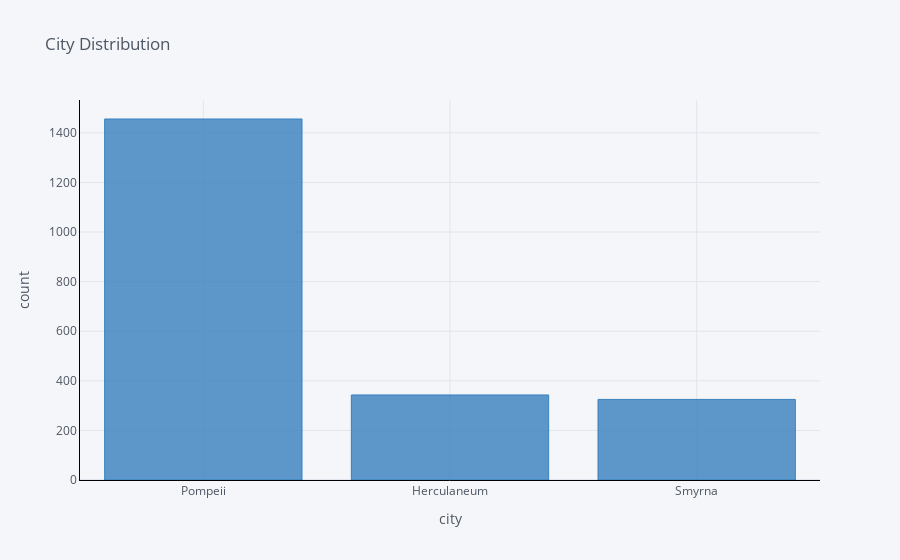

Source (notebook cell):
### Code cell
df['insula.city.name'].value_counts().iplot(
    kind='bar',
    xTitle='city',
    colors='blue',
    linecolor='black',
    yTitle='count',
    opacity = 0.8,
    title='City Distribution')

### Figure 1 — Plotly figure (JSON) as saved in the notebook; plotly's stock layout.template omitted (floating-point values rounded to 4 significant figures)
{"data": [{"marker": {"color": "rgba(55, 128, 191, 0.8)", "line": {"color": "rgba(55, 128, 191, 1.0)", "width": 1}}, "name": "insula.city.name", "orientation": "v", "text": "", "type": "bar", "x": ["Pompeii", "Herculaneum", "Smyrna"], "y": [1456, 343, 325]}], "layout": {"legend": {"bgcolor": "#F5F6F9", "font": {"color": "#4D5663"}}, "paper_bgcolor": "#F5F6F9", "plot_bgcolor": "#F5F6F9", "title": {"font": {"color": "#4D5663"}, "text": "City Distribution"}, "xaxis": {"gridcolor": "#E1E5ED", "linecolor": "black", "showgrid": true, "tickfont": {"color": "#4D5663"}, "title": {"font": {"color": "#4D5663"}, "text": "city"}, "zerolinecolor": "#E1E5ED"}, "yaxis": {"gridcolor": "#E1E5ED", "linecolor": "black", "showgrid": true, "tickfont": {"color": "#4D5663"}, "title": {"font": {"color": "#4D5663"}, "text": "count"}, "zerolinecolor": "#E1E5ED"}}}
